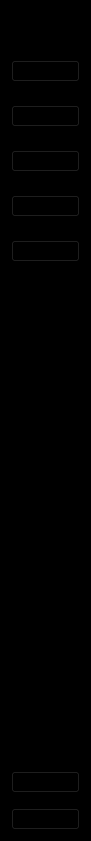
     <widget class="QWidget" name="icoOnly_wg" native="true">
      <property name="minimumSize">
       <size>
        <width>91</width>
        <height>841</height>
       </size>
      </property>
      <property name="maximumSize">
       <size>
        <width>91</width>
        <height>841</height>
       </size>
      </property>
      <property name="styleSheet">
       <string notr="true">QWidget{
	background-color: rgb(0, 0, 0);
}
QPushButton:checked{
	background-color:white;
	border-radius:3px;
}</string>
      </property>
      <layout class="QVBoxLayout" name="verticalLayout">
       <property name="spacing">
        <number>12</number>
       </property>
       <item>
        <layout class="QHBoxLayout" name="horizontalLayout_2">
         <item>
          <spacer name="horizontalSpacer_2">
           <property name="orientation">
            <enum>Qt::Horizontal</enum>
           </property>
           <property name="sizeHint" stdset="0">
            <size>
             <width>13</width>
             <height>20</height>
            </size>
           </property>
          </spacer>
         </item>
         <item>
          <widget class="QLabel" name="label_4">
           <property name="maximumSize">
            <size>
             <width>40</width>
             <height>40</height>
            </size>
           </property>
           <property name="text">
            <string/>
           </property>
           <property name="pixmap">
            <pixmap resource="reources.qrc">:/icons/logo.png</pixmap>
           </property>
           <property name="scaledContents">
            <bool>true</bool>
           </property>
          </widget>
         </item>
         <item>
          <spacer name="horizontalSpacer">
           <property name="orientation">
            <enum>Qt::Horizontal</enum>
           </property>
           <property name="sizeHint" stdset="0">
            <size>
             <width>17</width>
             <height>20</height>
            </size>
           </property>
          </spacer>
         </item>
        </layout>
       </item>
       <item>
        <spacer name="verticalSpacer">
         <property name="orientation">
          <enum>Qt::Vertical</enum>
         </property>
         <property name="sizeHint" stdset="0">
          <size>
           <width>20</width>
           <height>0</height>
          </size>
         </property>
        </spacer>
       </item>
       <item>
        <layout class="QVBoxLayout" name="verticalLayout_8">
         <property name="spacing">
          <number>23</number>
         </property>
         <property name="topMargin">
          <number>17</number>
         </property>
         <item>
          <widget class="QPushButton" name="tkIcon_2">
           <property name="text">
            <string/>
           </property>
           <property name="icon">
            <iconset resource="reources.qrc">
             <normaloff>:/icons/dashboardsmall1.png</normaloff>
             <normalon>:/icons/dashboardsmall2.png</normalon>:/icons/dashboardsmall1.png</iconset>
           </property>
           <property name="iconSize">
            <size>
             <width>100</width>
             <height>16</height>
            </size>
           </property>
           <property name="checkable">
            <bool>true</bool>
           </property>
           <property name="autoExclusive">
            <bool>true</bool>
           </property>
          </widget>
         </item>
         <item>
          <widget class="QPushButton" name="tkIcon">
           <property name="text">
            <string/>
           </property>
           <property name="icon">
            <iconset resource="reources.qrc">
             <normaloff>:/icons/institutionsmall1.png</normaloff>
             <normalon>:/icons/institutionsmall2.png</normalon>:/icons/institutionsmall1.png</iconset>
           </property>
           <property name="iconSize">
            <size>
             <width>100</width>
             <height>16</height>
            </size>
           </property>
           <property name="checkable">
            <bool>true</bool>
           </property>
           <property name="autoExclusive">
            <bool>true</bool>
           </property>
          </widget>
         </item>
         <item>
          <widget class="QPushButton" name="LCicon">
           <property name="text">
            <string/>
           </property>
           <property name="icon">
            <iconset resource="reources.qrc">
             <normaloff>:/icons/studentssmall1.png</normaloff>
             <normalon>:/icons/studentssmall2.png</normalon>:/icons/studentssmall1.png</iconset>
           </property>
           <property name="iconSize">
            <size>
             <width>100</width>
             <height>20</height>
            </size>
           </property>
           <property name="checkable">
            <bool>true</bool>
           </property>
           <property name="autoExclusive">
            <bool>true</bool>
           </property>
          </widget>
         </item>
         <item>
          <widget class="QPushButton" name="CGicon">
           <property name="text">
            <string/>
           </property>
           <property name="icon">
            <iconset resource="reources.qrc">
             <normaloff>:/icons/teacherssmall1.png</normaloff>
             <normalon>:/icons/teacherssmall2.png</normalon>:/icons/teacherssmall1.png</iconset>
           </property>
           <property name="iconSize">
            <size>
             <width>100</width>
             <height>20</height>
            </size>
           </property>
           <property name="checkable">
            <bool>true</bool>
           </property>
           <property name="autoExclusive">
            <bool>true</bool>
           </property>
          </widget>
         </item>
         <item>
          <widget class="QPushButton" name="TDicon">
           <property name="text">
            <string/>
           </property>
           <property name="icon">
            <iconset resource="reources.qrc">
             <normaloff>:/icons/financessmall1.png</normaloff>
             <normalon>:/icons/financessmall2.png</normalon>:/icons/financessmall1.png</iconset>
           </property>
           <property name="iconSize">
            <size>
             <width>100</width>
             <height>20</height>
            </size>
           </property>
           <property name="checkable">
            <bool>true</bool>
           </property>
           <property name="autoExclusive">
            <bool>true</bool>
           </property>
          </widget>
         </item>
        </layout>
       </item>
       <item>
        <spacer name="verticalSpacer_2">
         <property name="orientation">
          <enum>Qt::Vertical</enum>
         </property>
         <property name="sizeHint" stdset="0">
          <size>
           <width>20</width>
           <height>519</height>
          </size>
         </property>
        </spacer>
       </item>
       <item>
        <layout class="QVBoxLayout" name="verticalLayout_9">
         <property name="spacing">
          <number>15</number>
         </property>
         <item>
          <widget class="QPushButton" name="set1">
           <property name="text">
            <string/>
           </property>
           <property name="icon">
            <iconset resource="reources.qrc">
             <normaloff>:/icons/settingssmall1.png</normaloff>
             <normalon>:/icons/settingssmall2.png</normalon>:/icons/settingssmall1.png</iconset>
           </property>
           <property name="iconSize">
            <size>
             <width>100</width>
             <height>20</height>
            </size>
           </property>
           <property name="checkable">
            <bool>true</bool>
           </property>
           <property name="autoExclusive">
            <bool>true</bool>
           </property>
          </widget>
         </item>
         <item>
          <widget class="QPushButton" name="q1">
           <property name="text">
            <string/>
           </property>
           <property name="icon">
            <iconset resource="reources.qrc">
             <normaloff>:/icons/signoutsmall1.png</normaloff>
             <normalon>:/icons/signoutsmall2.png</normalon>:/icons/signoutsmall1.png</iconset>
           </property>
           <property name="iconSize">
            <size>
             <width>100</width>
             <height>16</height>
            </size>
           </property>
           <property name="checkable">
            <bool>true</bool>
           </property>
           <property name="autoExclusive">
            <bool>true</bool>
           </property>
          </widget>
         </item>
        </layout>
       </item>
      </layout>
     </widget>
